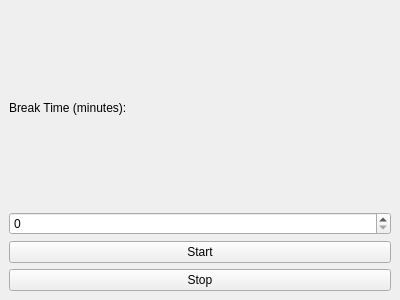
<?xml version="1.0" encoding="UTF-8"?>
<ui version="4.0">
 <class>BreakTimer</class>
 <widget class="QMainWindow" name="BreakTimer">
  <property name="geometry">
   <rect>
    <x>0</x>
    <y>0</y>
    <width>400</width>
    <height>300</height>
   </rect>
  </property>
  <property name="windowTitle">
   <string>Break Timer</string>
  </property>
  <widget class="QWidget" name="centralwidget">
   <layout class="QVBoxLayout" name="verticalLayout">
    <item>
     <widget class="QLabel" name="label">
      <property name="text">
       <string>Break Time (minutes):</string>
      </property>
     </widget>
    </item>
    <item>
     <widget class="QSpinBox" name="breakTimeSpinBox">
      <property name="maximum">
       <number>60</number>
      </property>
     </widget>
    </item>
    <item>
     <widget class="QPushButton" name="startButton">
      <property name="text">
       <string>Start</string>
      </property>
     </widget>
    </item>
    <item>
     <widget class="QPushButton" name="stopButton">
      <property name="text">
       <string>Stop</string>
      </property>
     </widget>
    </item>
   </layout>
  </widget>
 </widget>
 <resources/>
 <connections/>
</ui>
